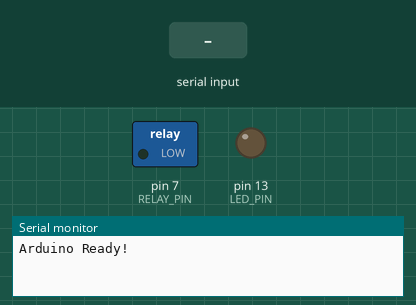
Bench run of a sketch on a simulated Arduino Uno, built with avr-gcc and run on an emulated ATmega328P. On the bench: switched loads named in the sketch (green lamp = pin HIGH), output pins drawn as LEDs (lit = HIGH), the last lines printed to the serial monitor. Inputs (shaded band) come from the test bench.

Above: at 1.2 s.
1.3 s: "LED_ON\n" received over Serial
At 2.5 s:
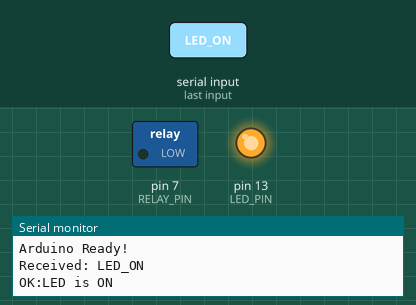
2.8 s: "RELAY_ON\n" received over Serial
At 3.6 s:
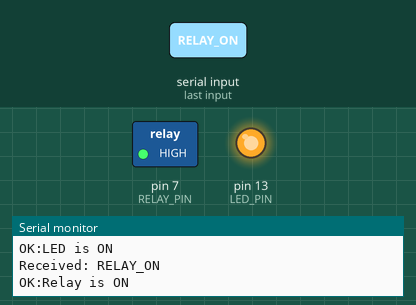
4.3 s: "LED_OFF\n" received over Serial
At 4.8 s:
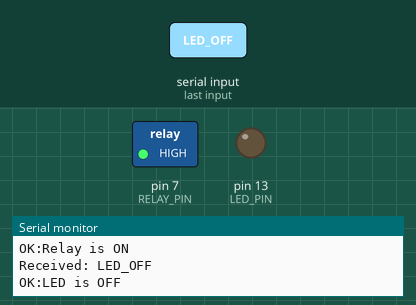
Timing chart, 0 to 7.3 s (numbered marks = the images above; inputs shaded):
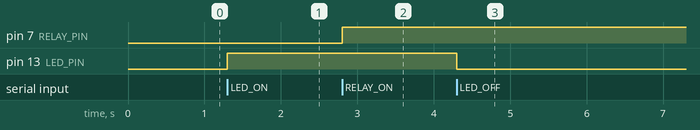

The sketch:

arduino_serial.ino
```cpp
/**
 * Arduino 串口通信示例
 * 功能：接收电脑发送的命令，控制 LED 并返回状态
 */

// 定义引脚
const int LED_PIN = 13;
const int RELAY_PIN = 7;

// 命令缓冲区
String command = "";
bool commandComplete = false;

void setup() {
  // 初始化串口，波特率 115200
  Serial.begin(115200);

  // 设置引脚模式
  pinMode(LED_PIN, OUTPUT);
  pinMode(RELAY_PIN, OUTPUT);

  // 初始状态
  digitalWrite(LED_PIN, LOW);
  digitalWrite(RELAY_PIN, LOW);

  // 发送就绪信息
  Serial.println("Arduino Ready!");
}

void loop() {
  // 检查是否有完整命令
  if (commandComplete) {
    processCommand(command);
    command = "";
    commandComplete = false;
  }
}

// 串口接收事件
void serialEvent() {
  while (Serial.available()) {
    char inChar = (char)Serial.read();
    if (inChar == '\n') {
      commandComplete = true;
    } else {
      command += inChar;
    }
  }
}

// 处理命令
void processCommand(String cmd) {
  cmd.trim();  // 去除空白字符
  cmd.toUpperCase();  // 转换为大写

  Serial.print("Received: ");
  Serial.println(cmd);

  // LED 控制命令
  if (cmd == "LED_ON") {
    digitalWrite(LED_PIN, HIGH);
    Serial.println("OK:LED is ON");
  }
  else if (cmd == "LED_OFF") {
    digitalWrite(LED_PIN, LOW);
    Serial.println("OK:LED is OFF");
  }
  else if (cmd == "LED_STATUS") {
    int state = digitalRead(LED_PIN);
    Serial.print("OK:LED is ");
    Serial.println(state ? "ON" : "OFF");
  }
  // 继电器控制
  else if (cmd == "RELAY_ON") {
    digitalWrite(RELAY_PIN, HIGH);
    Serial.println("OK:Relay is ON");
  }
  else if (cmd == "RELAY_OFF") {
    digitalWrite(RELAY_PIN, LOW);
    Serial.println("OK:Relay is OFF");
  }
  // 传感器读取
  else if (cmd == "READ_TEMP") {
    float temp = readTemperature();
    Serial.print("OK:TEMP=");
    Serial.println(temp);
  }
  else if (cmd == "READ_HUMIDITY") {
    float humi = readHumidity();
    Serial.print("OK:HUMI=");
    Serial.println(humi);
  }
  // 未知命令
  else {
    Serial.print("ERROR:Unknown command: ");
    Serial.println(cmd);
  }
}

// 模拟读取温度
float readTemperature() {
  // 实际项目中替换为真实传感器读取
  return 25.5;
}

// 模拟读取湿度
float readHumidity() {
  // 实际项目中替换为真实传感器读取
  return 60.0;
}
```

Measured:
- after the input at 1.3 s, pin 13 (LED_PIN): LOW → HIGH at once
- after the input at 2.8 s, pin 7 (RELAY_PIN): LOW → HIGH at once
- after the input at 4.3 s, pin 13 (LED_PIN): HIGH → LOW at once
